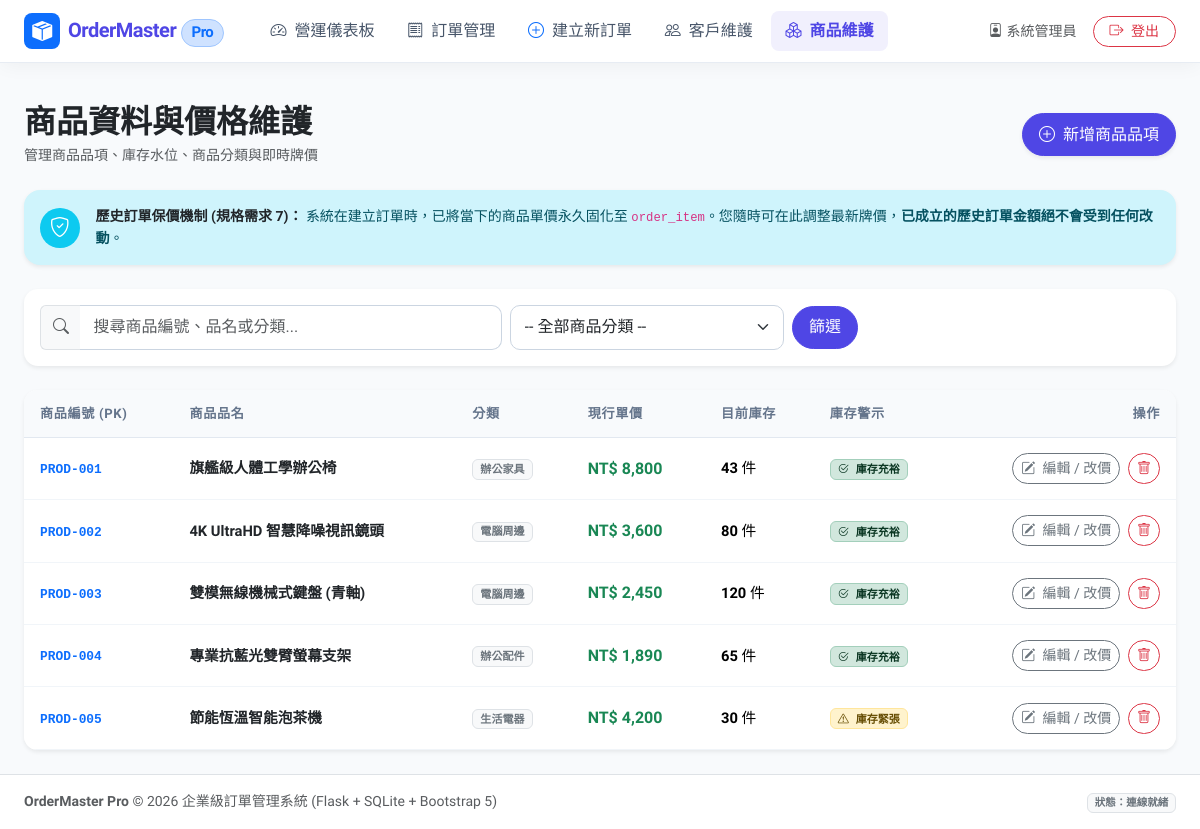
The app's page /products (signed in), older data.
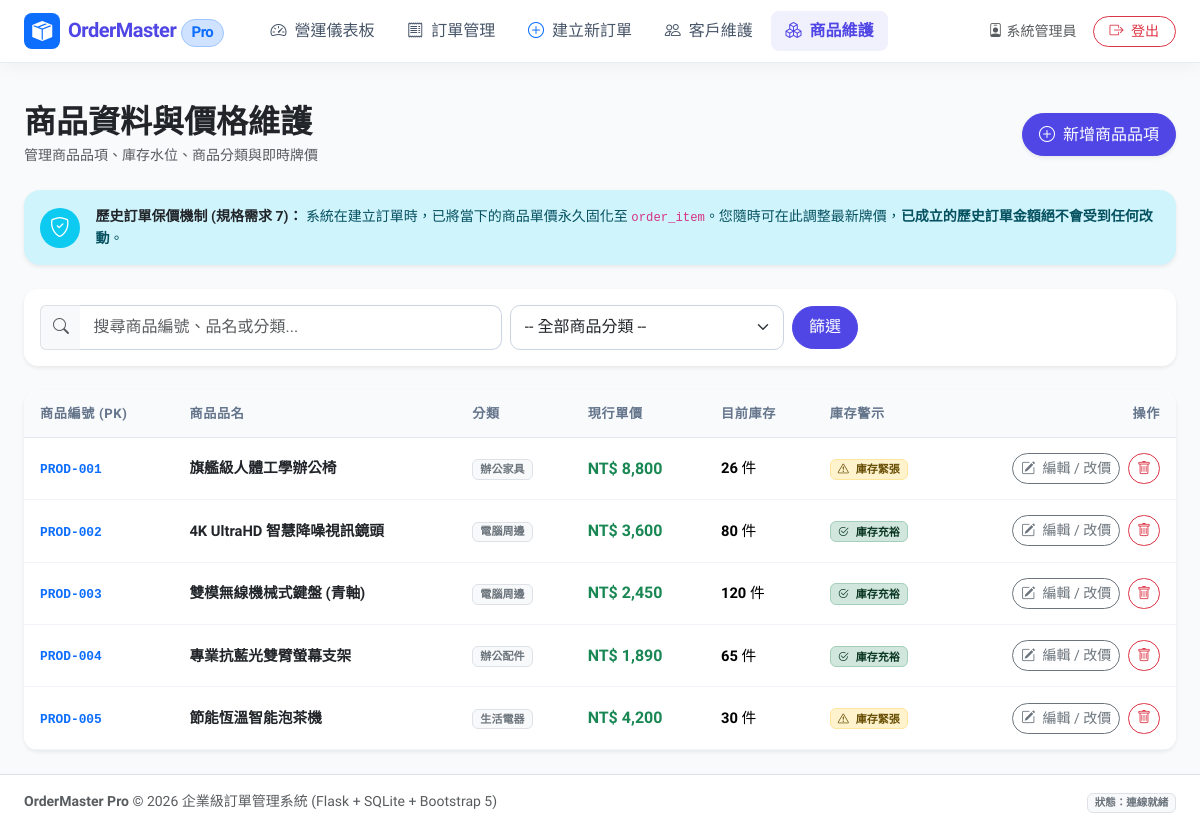
The same page, newer data.
### tables this page shows
CREATE TABLE product (
        product_id TEXT PRIMARY KEY,
        name TEXT NOT NULL,
        price REAL NOT NULL CHECK(price >= 0),
        stock INTEGER NOT NULL CHECK(stock >= 0),
        category TEXT NOT NULL,
        created_at TIMESTAMP DEFAULT CURRENT_TIMESTAMP
    );

### app.py (the view)
@app.route('/products')
@login_required
def products_list():
    q = request.args.get('q', '').strip()
    category = request.args.get('category', '').strip()
    conn = get_db_connection()
    categories = [r['category'] for r in conn.execute("SELECT DISTINCT category FROM product ORDER BY category").fetchall()]
    query = "SELECT * FROM product WHERE 1=1"
    params = []
    if q:
        query += " AND (product_id LIKE ? OR name LIKE ? OR category LIKE ?)"
        params.extend([f"%{q}%", f"%{q}%", f"%{q}%"])
    if category:
        query += " AND category = ?"
        params.append(category)
    query += " ORDER BY product_id ASC"
    products = conn.execute(query, params).fetchall()
    max_id_row = conn.execute("SELECT product_id FROM product ORDER BY product_id DESC LIMIT 1").fetchone()
    next_id = "PROD-001"
    if max_id_row and max_id_row['product_id'].startswith("PROD-"):
        try:
            num = int(max_id_row['product_id'].split('-')[1]) + 1
            next_id = f"PROD-{num:03d}"
        except (IndexError, ValueError):
            pass
    conn.close()
    return render_template(
        'products.html',
        products=products,
        categories=categories,
        search_query=q,
        selected_category=category,
        next_product_id=next_id
    )

### app.py (called while the page is built)
def login_required(f):
    @wraps(f)
    def decorated_function(*args, **kwargs):
        if not session.get('user_id'):
            flash('請先登入管理員帳號以使用後台功能', 'warning')
            return redirect(url_for('login', next=request.url))
        if session.get('role') != 'admin':
            flash('權限不足！只有管理員角色才能進入後台系統。', 'danger')
            return redirect(url_for('login'))
        return f(*args, **kwargs)
    return decorated_function

### db.py (called while the page is built)
def get_db_connection():
    conn = sqlite3.connect(DB_PATH)
    conn.row_factory = sqlite3.Row
    conn.execute("PRAGMA foreign_keys = ON;")
    return conn

### templates/products.html (shortened to what this page needs)
{% extends 'base.html' %}
{% block content %}
<div class="container-fluid px-lg-4">
  <div class="d-flex flex-column flex-md-row justify-content-between align-items-md-center gap-3 mb-4">
    <div>
      <h2 class="fw-bold mb-1 text-dark">商品資料與價格維護</h2>
      <p class="text-muted small mb-0">管理商品品項、庫存水位、商品分類與即時牌價</p>
    </div>
    <div>
      <button type="button" class="btn btn-primary shadow-sm rounded-pill px-3" data-bs-toggle="modal" data-bs-target="#addProductModal">
        <i class="bi bi-plus-circle me-1"></i> 新增商品品項
      </button>
    </div>
  </div>
  <div class="alert alert-info border-0 shadow-sm rounded-4 d-flex align-items-center mb-4 p-3">
    <div class="bg-info text-white rounded-circle p-2 me-3 d-flex align-items-center justify-content-center" style="width: 40px; height: 40px;">
      <i class="bi bi-shield-check fs-5"></i>
    </div>
    <div class="small">
      <strong class="text-dark">歷史訂單保價機制 (規格需求 7)：</strong>
      系統在建立訂單時，已將當下的商品單價永久固化至 <code>order_item</code>。您隨時可在此調整最新牌價，<strong>已成立的歷史訂單金額絕不會受到任何改動</strong>。
    </div>
  </div>
  <div class="card border-0 shadow-sm p-3 mb-4">
    <form method="GET" action="{{ url_for('products_list') }}" class="row g-2 align-items-center">
      <div class="col-md-5">
        <div class="input-group">
          <span class="input-group-text bg-light border-end-0 text-muted"><i class="bi bi-search"></i></span>
          <input type="text" name="q" class="form-control border-start-0" placeholder="搜尋商品編號、品名或分類..." value="{{ search_query or '' }}">
        </div>
      </div>
      <div class="col-md-3">
        <select name="category" class="form-select">
          <option value="">-- 全部商品分類 --</option>
        </select>
      </div>
      <div class="col-auto">
        <button type="submit" class="btn btn-primary rounded-pill px-3">篩選</button>
      </div>
    </form>
  </div>
  <div class="card border-0 shadow-sm overflow-hidden">
    <div class="table-responsive">
      <table class="table table-custom align-middle">
        <thead>
          <tr>
            <th>商品編號 (PK)</th>
            <th>商品品名</th>
            <th>分類</th>
            <th>現行單價</th>
            <th>目前庫存</th>
            <th>庫存警示</th>
            <th class="text-end">操作</th>
          </tr>
        </thead>
        <tbody>
          {% for p in products %}
          <tr>
            <td><code class="fw-bold text-primary">{{ p['product_id'] }}</code></td>
            <td class="fw-semibold text-dark">{{ p['name'] }}</td>
            <td>
              <span class="badge bg-light text-secondary border">{{ p['category'] }}</span>
            </td>
            <td class="fw-bold text-success fs-6">
              NT$ {{ "{:,.0f}".format(p['price']) }}
            </td>
            <td>
              <span class="fw-semibold">{{ p['stock'] }}</span> 件
            </td>
            <td>
              {% if p['stock'] <= 35 %}
                <span class="badge bg-warning-subtle text-warning-emphasis border border-warning-subtle">
                  <i class="bi bi-exclamation-triangle me-1"></i> 庫存緊張
                </span>
              {% else %}
                <span class="badge bg-success-subtle text-success-emphasis border border-success-subtle">
                  <i class="bi bi-check2-circle me-1"></i> 庫存充裕
                </span>
              {% endif %}
            </td>
            <td class="text-end">
              <button type="button" class="btn btn-sm btn-outline-secondary rounded-pill me-1 btn-edit-product"
                data-id="{{ p['product_id'] }}"
                data-name="{{ p['name'] }}"
                data-price="{{ p['price'] }}"
                data-stock="{{ p['stock'] }}"
                data-category="{{ p['category'] }}">
                <i class="bi bi-pencil-square me-1"></i> 編輯 / 改價
              </button>
              <form method="POST" action="{{ url_for('product_delete', product_id=p['product_id']) }}" class="d-inline" onsubmit="return confirm('確定要刪除商品【{{ p['name'] }}】嗎？');">
                <button type="submit" class="btn btn-sm btn-outline-danger rounded-pill">
                  <i class="bi bi-trash"></i>
                </button>
              </form>
            </td>
          </tr>
          {% else %}
          <tr>
            <td colspan="7" class="text-center py-4 text-muted">查無商品資料</td>
          </tr>
          {% endfor %}
        </tbody>
      </table>
    </div>
  </div>
</div>
{% endblock %}

### templates/base.html (shortened to what this page needs)
<!DOCTYPE html>
<html lang="zh-TW">
<head>
  <link href="https://cdn.jsdelivr.net/npm/bootstrap@5.3.3/dist/css/bootstrap.min.css" rel="stylesheet">
  <link href="https://cdn.jsdelivr.net/npm/bootstrap-icons@1.11.3/font/bootstrap-icons.min.css" rel="stylesheet">
  <link rel="stylesheet" href="{{ url_for('static', filename='css/custom.css') }}">
</head>
<body>
  <nav class="navbar navbar-expand-lg navbar-custom sticky-top no-print">
    <div class="container-fluid px-lg-4">
      <a class="navbar-brand d-flex align-items-center gap-2" href="{{ url_for('admin_dashboard') }}">
        <div class="bg-primary text-white rounded-3 p-2 d-flex align-items-center justify-content-center" style="width: 36px; height: 36px;">
          <i class="bi bi-box-seam-fill"></i>
        </div>
        <span>OrderMaster <span class="badge bg-primary-subtle text-primary border border-primary-subtle rounded-pill fs-7">Pro</span></span>
      </a>
      <div class="collapse navbar-collapse" id="navbarContent">
        {% if session.get('user_id') %}
        <ul class="navbar-nav me-auto mb-2 mb-lg-0 ms-lg-3 gap-1">
          <li class="nav-item">
            <a class="nav-link {% if request.endpoint in ['admin_dashboard', 'dashboard'] %}active fw-semibold{% endif %}" href="{{ url_for('admin_dashboard') }}">
              <i class="bi bi-speedometer2 me-1"></i> 營運儀表板
            </a>
          </li>
          <li class="nav-item">
            <a class="nav-link {% if request.endpoint in ['orders_list', 'order_detail'] %}active fw-semibold{% endif %}" href="{{ url_for('orders_list') }}">
              <i class="bi bi-receipt me-1"></i> 訂單管理
            </a>
          </li>
          <li class="nav-item">
            <a class="nav-link {% if request.endpoint == 'order_create' %}active fw-semibold{% endif %}" href="{{ url_for('order_create') }}">
              <i class="bi bi-plus-circle me-1 text-primary"></i> 建立新訂單
            </a>
          </li>
          <li class="nav-item">
            <a class="nav-link {% if request.endpoint == 'customers_list' %}active fw-semibold{% endif %}" href="{{ url_for('customers_list') }}">
              <i class="bi bi-people me-1"></i> 客戶維護
            </a>
          </li>
          <li class="nav-item">
            <a class="nav-link {% if request.endpoint == 'products_list' %}active fw-semibold{% endif %}" href="{{ url_for('products_list') }}">
              <i class="bi bi-boxes me-1"></i> 商品維護
            </a>
          </li>
        </ul>
        <div class="d-flex align-items-center gap-3">
          <div class="d-none d-md-flex align-items-center text-muted small">
            <i class="bi bi-person-badge me-1"></i>
            <span>{{ session.get('user_name', '管理員') }}</span>
          </div>
          <a href="{{ url_for('logout') }}" class="btn btn-outline-danger btn-sm rounded-pill px-3">
            <i class="bi bi-box-arrow-right me-1"></i> 登出
          </a>
        </div>
        {% else %}
        <div class="ms-auto">
          <a href="{{ url_for('login') }}" class="btn btn-primary btn-sm rounded-pill px-3">
            <i class="bi bi-person-lock me-1"></i> 管理員登入
          </a>
        </div>
        {% endif %}
      </div>
    </div>
  </nav>
  <div class="container-fluid px-lg-4 pt-3 no-print">
  </div>
  <main class="flex-grow-1 py-4">
    {% block content %}{% endblock %}
  </main>
  <footer class="mt-auto py-3 bg-white border-top text-center text-muted small no-print">
    <div class="container-fluid px-lg-4 d-flex flex-column flex-sm-row justify-content-between align-items-center gap-2">
      <div>
        <strong>OrderMaster Pro</strong> &copy; 2026 企業級訂單管理系統 (Flask + SQLite + Bootstrap 5)
      </div>
      <div>
        <span class="badge bg-light text-secondary border">狀態：連線就緒</span>
      </div>
    </div>
  </footer>
</body>
</html>

### static/css/custom.css (style rules this page uses)
:root { --primary-color: #4f46e5; --primary-hover: #4338ca; --secondary-color: #64748b; --success-color: #10b981; --warning-color: #f59e0b; --danger-color: #ef4444; --info-color: #06b6d4; --bg-gradient: linear-gradient(135deg, #f8fafc 0%, #f1f5f9 100%); }
body { font-family: 'Plus Jakarta Sans', -apple-system, BlinkMacSystemFont, "Segoe UI", Roboto, "Helvetica Neue", Arial, "Noto Sans TC", sans-serif; background-color: #f8fafc; color: #1e293b; min-height: 100vh; display: flex; flex-direction: column; }
.navbar-custom { background: rgba(255, 255, 255, 0.92) !important; backdrop-filter: blur(12px); -webkit-backdrop-filter: blur(12px); border-bottom: 1px solid rgba(226, 232, 240, 0.8); box-shadow: 0 4px 20px -2px rgba(0, 0, 0, 0.05); }
.navbar-brand { font-weight: 700; letter-spacing: -0.5px; color: var(--primary-color) !important; }
.nav-link { font-weight: 500; color: #475569 !important; transition: all 0.2s ease; border-radius: 8px; padding: 0.5rem 0.9rem !important; }
.nav-link:hover, .nav-link.active { color: var(--primary-color) !important; background-color: rgba(79, 70, 229, 0.08); }
.card { border: 1px solid rgba(226, 232, 240, 0.9); border-radius: 14px; box-shadow: 0 4px 6px -1px rgba(0, 0, 0, 0.04), 0 2px 4px -2px rgba(0, 0, 0, 0.03); transition: transform 0.2s ease, box-shadow 0.2s ease; background: #ffffff; }
.table-custom { margin-bottom: 0; }
.table-custom thead th { background-color: #f8fafc; color: #64748b; font-size: 0.82rem; font-weight: 600; text-transform: uppercase; letter-spacing: 0.05em; border-bottom: 1px solid #e2e8f0; padding: 0.85rem 1rem; }
.table-custom tbody td { padding: 0.95rem 1rem; vertical-align: middle; border-bottom: 1px solid #f1f5f9; font-size: 0.92rem; }
.form-control, .form-select { border-radius: 10px; border: 1px solid #cbd5e1; padding: 0.6rem 0.85rem; transition: all 0.2s ease; }
.btn-primary { background-color: var(--primary-color); border-color: var(--primary-color); border-radius: 10px; padding: 0.55rem 1.15rem; font-weight: 500; transition: all 0.2s ease; }

Row changes from the older to the newer data that the page shows:
changed product "旗艦級人體工學辦公椅": stock "43" → "26"; stock "庫存充裕" → "庫存緊張"
